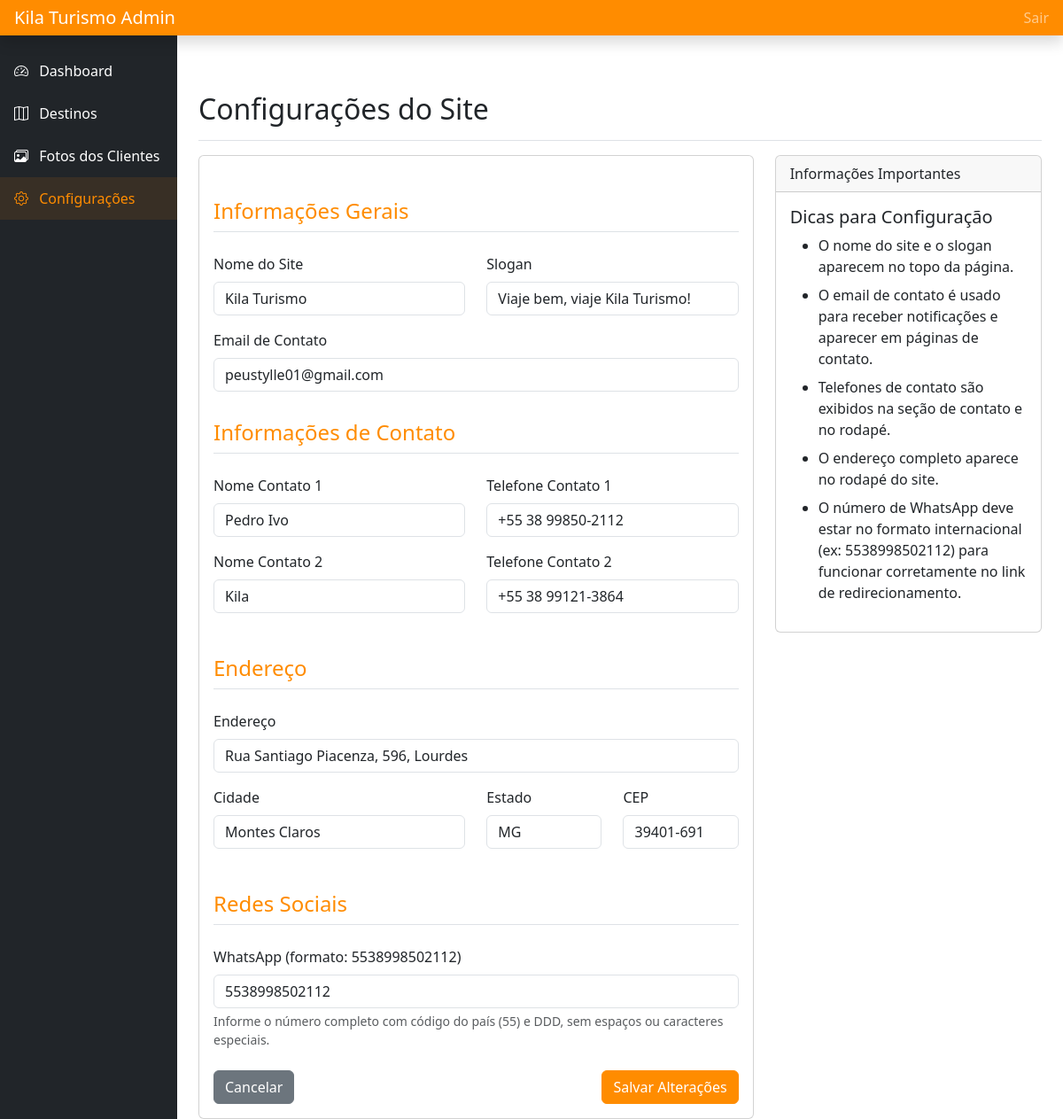
/admin/site-info (signed in), run on the app's committed database.
### models.py (models this page shows)
class SiteInfo(db.Model):
    id = db.Column(db.Integer, primary_key=True)
    site_name = db.Column(db.String(100), default="Kila Turismo")
    slogan = db.Column(db.String(255), default="Viaje bem, viaje Kila Turismo!")
    email = db.Column(db.String(100), default="peustylle01@gmail.com")
    phone1_name = db.Column(db.String(50), default="Pedro Ivo")
    phone1 = db.Column(db.String(20), default="+55 38 99850-2112")
    phone2_name = db.Column(db.String(50), default="Kila")
    phone2 = db.Column(db.String(20), default="+55 38 99121-3864")
    address = db.Column(db.String(255), default="Rua Santiago Piacenza, 596, Lourdes")
    city = db.Column(db.String(100), default="Montes Claros")
    state = db.Column(db.String(2), default="MG")
    zipcode = db.Column(db.String(10), default="39401-691")
    whatsapp = db.Column(db.String(20), default="5538998502112")

### app.py (the view, shortened to what this page needs)
@app.route('/admin/site-info', methods=['GET', 'POST'])
@login_required
def edit_site_info():
    if not current_user.is_admin:
        flash('Você não tem permissão para acessar esta página.', 'danger')
        return redirect(url_for('index'))
    site_info = SiteInfo.query.first()
    if not site_info:
        site_info = SiteInfo()
        db.session.add(site_info)
        db.session.commit()
    return render_template('admin/edit_site_info.html', site_info=site_info)

### app.py (called while the page is built)
@login_manager.user_loader
def load_user(user_id):
    return User.query.get(int(user_id))

### templates/admin/edit_site_info.html (shortened to what this page needs)
<!DOCTYPE html>
<html lang="pt-br">
<head>
    <link rel="stylesheet" href="https://cdn.jsdelivr.net/npm/bootstrap@5.3.0/dist/css/bootstrap.min.css">
    <link rel="stylesheet" href="https://cdn.jsdelivr.net/npm/bootstrap-icons@1.11.0/font/bootstrap-icons.css">
</head>
<body>
    <header class="navbar navbar-dark sticky-top bg-dark flex-md-nowrap p-0 shadow">
        <a class="navbar-brand col-md-3 col-lg-2 me-0 px-3" href="{{ url_for('admin_dashboard') }}">
            Kila Turismo Admin
        </a>
        <div class="navbar-nav">
            <div class="nav-item text-nowrap">
                <a class="nav-link px-3" href="{{ url_for('logout') }}">Sair</a>
            </div>
        </div>
    </header>
    <div class="container-fluid">
        <div class="row">
            <nav id="sidebarMenu" class="col-md-3 col-lg-2 d-md-block bg-dark sidebar collapse">
                <div class="position-sticky sidebar-sticky">
                    <ul class="nav flex-column">
                        <li class="nav-item">
                            <a class="nav-link" href="{{ url_for('admin_dashboard') }}">
                                <i class="bi bi-speedometer2 me-2"></i>
                                Dashboard
                            </a>
                        </li>
                        <li class="nav-item">
                            <a class="nav-link" href="{{ url_for('admin_destinations') }}">
                                <i class="bi bi-map me-2"></i>
                                Destinos
                            </a>
                        </li>
                        <li class="nav-item">
                            <a class="nav-link" href="{{ url_for('admin_client_photos') }}">
                                <i class="bi bi-images me-2"></i>
                                Fotos dos Clientes
                            </a>
                        </li>
                        <li class="nav-item">
                            <a class="nav-link active" href="{{ url_for('edit_site_info') }}">
                                <i class="bi bi-gear me-2"></i>
                                Configurações
                            </a>
                        </li>
                    </ul>
                </div>
            </nav>
            <main class="col-md-9 ms-sm-auto col-lg-10 px-md-4">
                <div class="d-flex justify-content-between flex-wrap flex-md-nowrap align-items-center pt-3 pb-2 mb-3 border-bottom">
                    <h1 class="h2">Configurações do Site</h1>
                </div>
                <div class="row">
                    <div class="col-md-8">
                        <div class="card">
                            <div class="card-body">
                                <form method="POST" action="{{ url_for('edit_site_info') }}">
                                    <h4 class="section-title">Informações Gerais</h4>
                                    <div class="row">
                                        <div class="col-md-6">
                                            <div class="mb-3">
                                                <label for="site_name" class="form-label">Nome do Site</label>
                                                <input type="text" class="form-control" id="site_name" name="site_name" value="{{ site_info.site_name }}" required>
                                            </div>
                                        </div>
                                        <div class="col-md-6">
                                            <div class="mb-3">
                                                <label for="slogan" class="form-label">Slogan</label>
                                                <input type="text" class="form-control" id="slogan" name="slogan" value="{{ site_info.slogan }}">
                                            </div>
                                        </div>
                                    </div>
                                    <div class="mb-3">
                                        <label for="email" class="form-label">Email de Contato</label>
                                        <input type="email" class="form-control" id="email" name="email" value="{{ site_info.email }}" required>
                                    </div>
                                    <h4 class="section-title">Informações de Contato</h4>
                                    <div class="row">
                                        <div class="col-md-6">
                                            <div class="mb-3">
                                                <label for="phone1_name" class="form-label">Nome Contato 1</label>
                                                <input type="text" class="form-control" id="phone1_name" name="phone1_name" value="{{ site_info.phone1_name }}">
                                            </div>
                                        </div>
                                        <div class="col-md-6">
                                            <div class="mb-3">
                                                <label for="phone1" class="form-label">Telefone Contato 1</label>
                                                <input type="text" class="form-control" id="phone1" name="phone1" value="{{ site_info.phone1 }}">
                                            </div>
                                        </div>
                                    </div>
                                    <div class="row">
                                        <div class="col-md-6">
                                            <div class="mb-3">
                                                <label for="phone2_name" class="form-label">Nome Contato 2</label>
                                                <input type="text" class="form-control" id="phone2_name" name="phone2_name" value="{{ site_info.phone2_name }}">
                                            </div>
                                        </div>
                                        <div class="col-md-6">
                                            <div class="mb-3">
                                                <label for="phone2" class="form-label">Telefone Contato 2</label>
                                                <input type="text" class="form-control" id="phone2" name="phone2" value="{{ site_info.phone2 }}">
                                            </div>
                                        </div>
                                    </div>
                                    <h4 class="section-title">Endereço</h4>
                                    <div class="mb-3">
                                        <label for="address" class="form-label">Endereço</label>
                                        <input type="text" class="form-control" id="address" name="address" value="{{ site_info.address }}">
                                    </div>
                                    <div class="row">
                                        <div class="col-md-6">
                                            <div class="mb-3">
                                                <label for="city" class="form-label">Cidade</label>
                                                <input type="text" class="form-control" id="city" name="city" value="{{ site_info.city }}">
                                            </div>
                                        </div>
                                        <div class="col-md-3">
                                            <div class="mb-3">
                                                <label for="state" class="form-label">Estado</label>
                                                <input type="text" class="form-control" id="state" name="state" value="{{ site_info.state }}">
                                            </div>
                                        </div>
                                        <div class="col-md-3">
                                            <div class="mb-3">
                                                <label for="zipcode" class="form-label">CEP</label>
                                                <input type="text" class="form-control" id="zipcode" name="zipcode" value="{{ site_info.zipcode }}">
                                            </div>
                                        </div>
                                    </div>
                                    <h4 class="section-title">Redes Sociais</h4>
                                    <div class="mb-3">
                                        <label for="whatsapp" class="form-label">WhatsApp (formato: 5538998502112)</label>
                                        <input type="text" class="form-control" id="whatsapp" name="whatsapp" value="{{ site_info.whatsapp }}">
                                        <div class="form-text">Informe o número completo com código do país (55) e DDD, sem espaços ou caracteres especiais.</div>
                                    </div>
                                    <div class="d-flex justify-content-between mt-4">
                                        <a href="{{ url_for('admin_dashboard') }}" class="btn btn-secondary">Cancelar</a>
                                        <button type="submit" class="btn btn-orange">Salvar Alterações</button>
                                    </div>
                                </form>
                            </div>
                        </div>
                    </div>
                    <div class="col-md-4">
                        <div class="card">
                            <div class="card-header">
                                Informações Importantes
                            </div>
                            <div class="card-body">
                                <h5 class="card-title">Dicas para Configuração</h5>
                                <ul>
                                    <li class="mb-2">O nome do site e o slogan aparecem no topo da página.</li>
                                    <li class="mb-2">O email de contato é usado para receber notificações e aparecer em páginas de contato.</li>
                                    <li class="mb-2">Telefones de contato são exibidos na seção de contato e no rodapé.</li>
                                    <li class="mb-2">O endereço completo aparece no rodapé do site.</li>
                                    <li class="mb-2">O número de WhatsApp deve estar no formato internacional (ex: 5538998502112) para funcionar corretamente no link de redirecionamento.</li>
                                </ul>
                            </div>
                        </div>
                    </div>
                </div>
            </main>
        </div>
    </div>
</body>
</html>

### templates/admin/edit_site_info.html (style rules this page uses)
.sidebar { position: fixed; top: 0; bottom: 0; left: 0; z-index: 100; padding: 48px 0 0; box-shadow: inset -1px 0 0 rgba(0, 0, 0, .1); background-color: #343a40; }
.sidebar-sticky { position: relative; top: 0; height: calc(100vh - 48px); padding-top: 0.5rem; overflow-x: hidden; overflow-y: auto; }
.sidebar .nav-link { font-weight: 500; color: #fff; padding: 0.75rem 1rem; }
.sidebar .nav-link.active { color: #ff8c00; background-color: rgba(255, 140, 0, 0.1); }
main { padding-top: 48px; }
.navbar { background-color: #ff8c00 !important; }
.btn-orange { background-color: #ff8c00; border-color: #ff8c00; color: white; }
.section-title { border-bottom: 1px solid #dee2e6; padding-bottom: 0.5rem; margin-bottom: 1.5rem; margin-top: 2rem; color: #ff8c00; }

### data on the page
SiteInfo: site_name "Kila Turismo", slogan "Viaje bem, viaje Kila Turismo!", email "peustylle01@gmail.com", phone1_name "Pedro Ivo", phone1 "+55 38 99850-2112", phone2_name "Kila", phone2 "+55 38 99121-3864", address "Rua Santiago Piacenza, 596, Lourdes", city "Montes Claros", state "MG", zipcode "39401-691", whatsapp "5538998502112"
